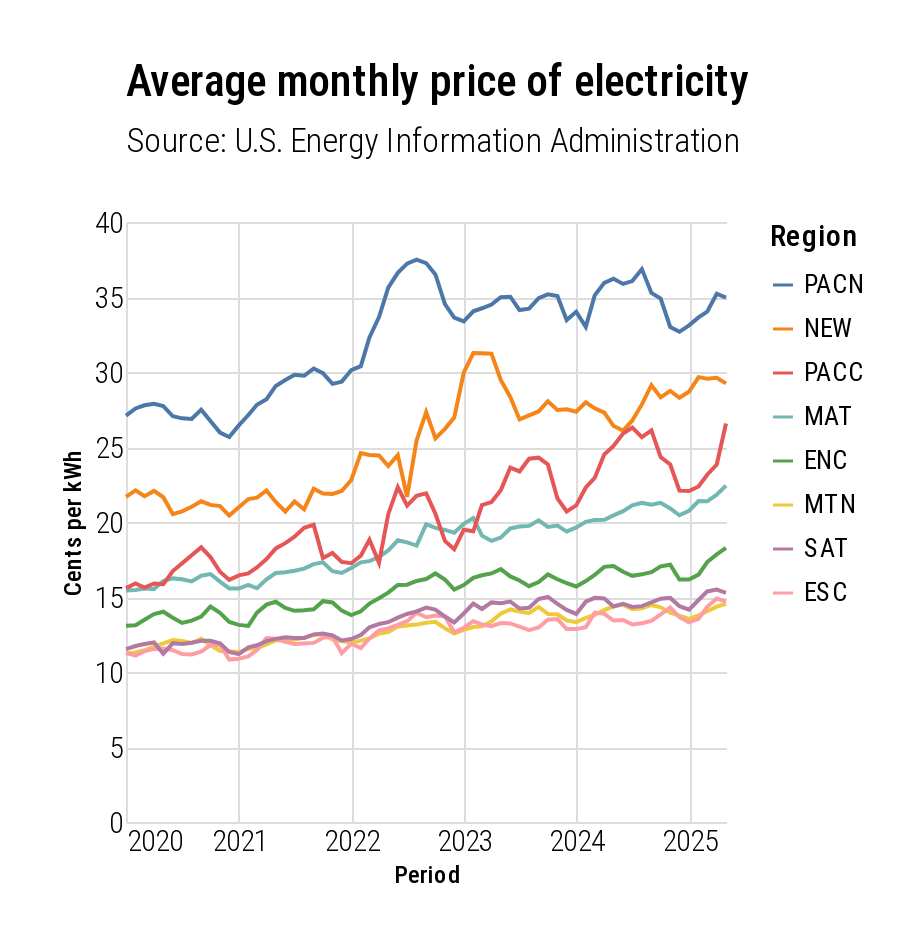

Notebook cell for this chart:
### Code cell
#| label: fig-styled
#| fig-cap: Use custom theme. If you're viewing on mobile, it'd look cropped. See @fig-ouput-custom-font for the full chart.

# Register
alt.themes.register("theme_ipsum_rc", theme_ipsum_rc)
# Enable
alt.themes.enable("theme_ipsum_rc")

# Chart
alt.Chart(
    df, 
    width="container",
    title=alt.Title(
        "Average monthly price of electricity", 
        subtitle=["Source: U.S. Energy Information Administration"])
).mark_line().encode(
    x=alt.X("period", title="Period"), 
    y=alt.Y("price:Q", title="Cents per kWh"), 
    color=alt.Color("stateid:N", title="Region").sort("-y"),
).display(renderer="svg", actions=False)

### Figure 1 — Vega-Lite specification as saved in the notebook (floating-point values rounded to 4 significant figures; data arrays with more than 128 entries replaced by an {"elided": "..."} marker saying what was removed)
{"config": {"font": "Roboto Condensed", "padding": 30, "title": {"fontSize": 22, "fontWeight": 500, "subtitleFontSize": 17, "subtitleFontWeight": 300, "subtitlePadding": 10, "frame": "group", "dy": -20, "anchor": "start"}, "axis": {"labelFontSize": 15, "labelFontWeight": 300, "titleFontSize": 12, "titleFontWeight": 500, "domain": false, "ticks": false}, "header": {"labelFontSize": 18, "labelFontWeight": 500, "labelAlign": "left", "labelAnchor": "start", "labelPadding": 20, "title": null}, "legend": {"labelFontSize": 13, "titleFontSize": 15, "titleFontWeight": 500, "columnPadding": 13, "rowPadding": 8, "titlePadding": 10}, "mark": {"fontSize": 15}, "view": {"stroke": null}}, "data": {"name": "data-3c09ecc3b093c7da6e7c044c0c387807"}, "mark": {"type": "line"}, "encoding": {"color": {"field": "stateid", "sort": "-y", "title": "Region", "type": "nominal"}, "x": {"field": "period", "title": "Period", "type": "temporal"}, "y": {"field": "price", "title": "Cents per kWh", "type": "quantitative"}}, "title": {"text": "Average monthly price of electricity", "subtitle": ["Source: U.S. Energy Information Administration"]}, "width": "container", "$schema": "https://vega.github.io/schema/vega-lite/v5.20.1.json", "datasets": {"data-3c09ecc3b093c7da6e7c044c0c387807": {"elided": "520 records"}}}
